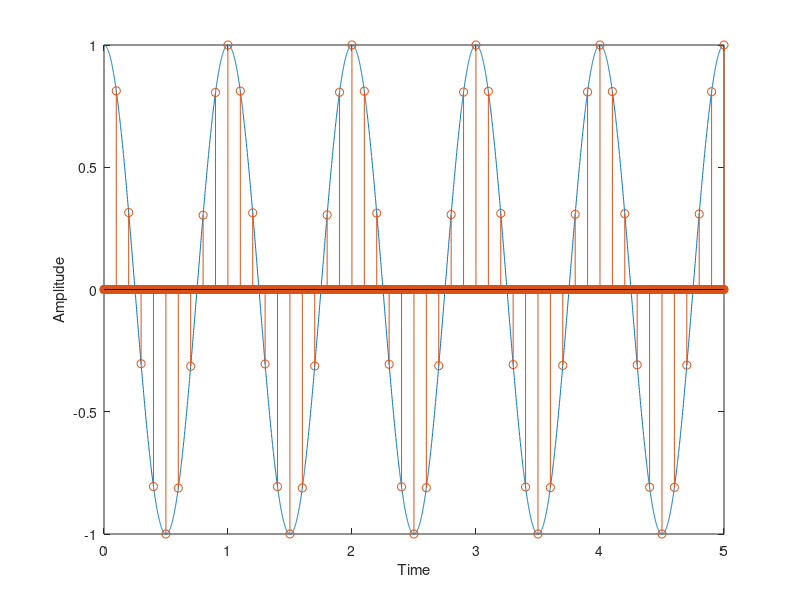
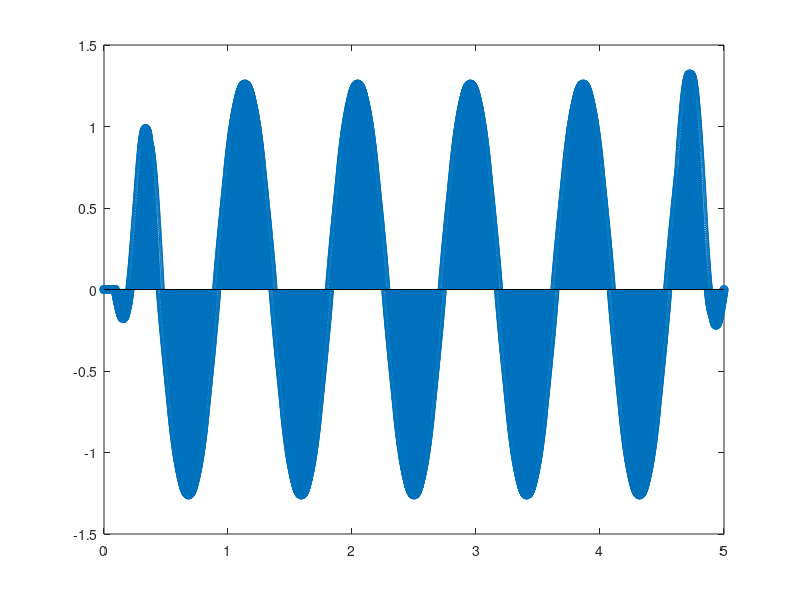

Recreate these plots in MATLAB, in order.
# Procesarea semnalelor
# Laborator 6
clear all;
close all;

N_analog = 5000;

A = 1;
Fs = 50;                 # samples per seconds
dt = 1/Fs;               # seconds per sample
t = linspace(0, 5, N_analog);

# Sin 1Hz                 
Fc1 =  1;                 # hertz
s1 = A*cos(2*pi*Fc1*t);
plot(t, s1);
hold on
ylabel('Amplitude');
xlabel('Time');

samples_digital = zeros(1, 50);
s1_digital = s1;
idx = 1;
for i = 1 : length(s1)
  if mod(i, 100) != 0
     s1_digital(i) = 0;
  else
      samples_digital(idx);
      idx = idx + 1;
  endif
endfor

stem(t, s1_digital);

N_sinc = N_analog;
t_sinc = linspace(-0.2, 0.2, N_sinc/10);
sincvec = sinc(10 * t_sinc);
s_cont_filtered = conv(s1_digital, sincvec);

t1  = linspace(0, 5, length(s_cont_filtered));
figure 2
stem(t1, s_cont_filtered);


